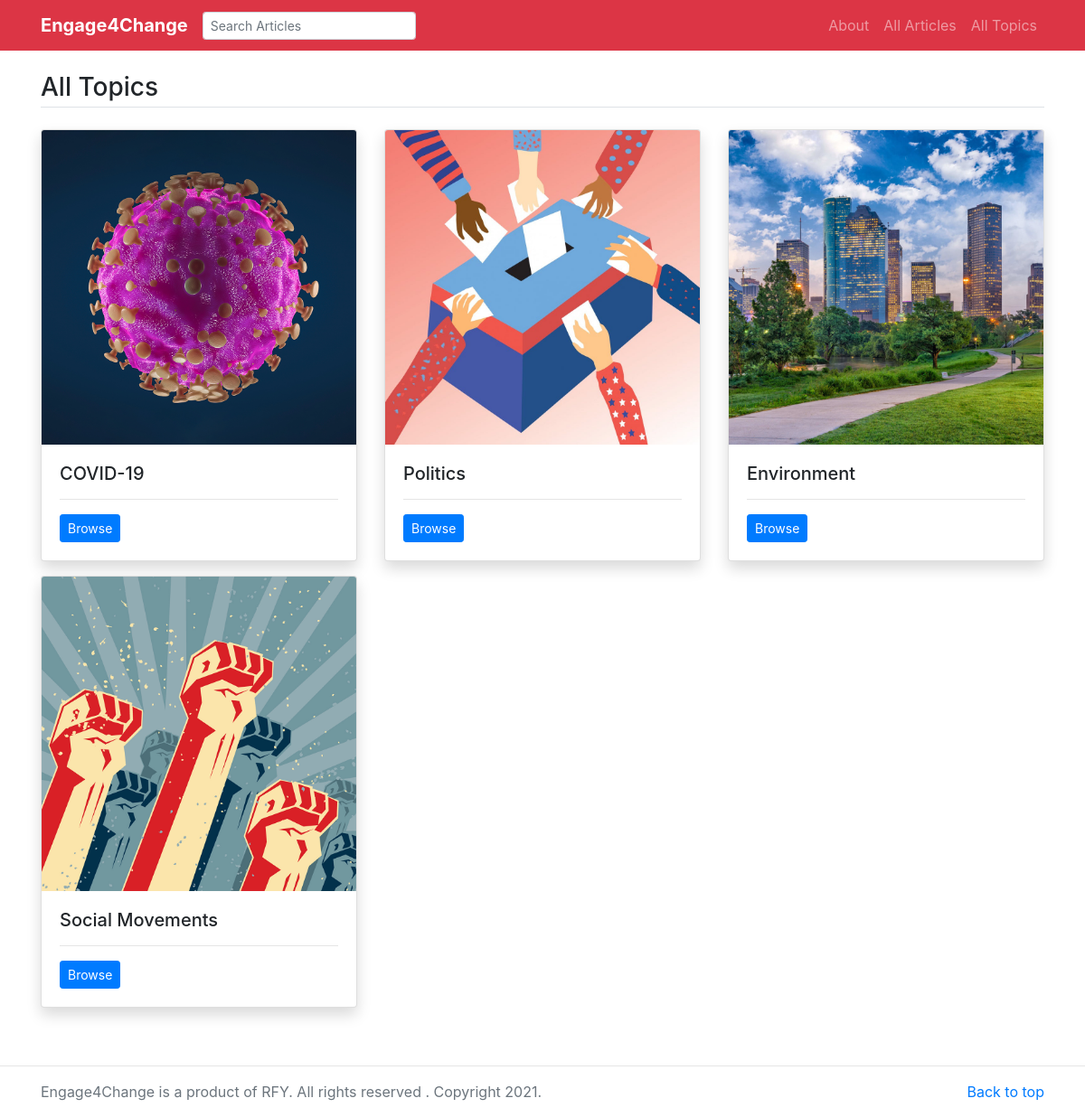
Page /all-category on the committed database.
### main/models.py (models this page shows, shortened)
class Category(models.Model):
    title = models.CharField(max_length=200)
    category_image = models.ImageField(upload_to='imgs/')
    class Meta:
        verbose_name_plural = 'Categories'

### main/views.py (the view)
# urls.py: path('all-category', views.all_category, name='all-categories'),
def all_category(request):
    cats = Category.objects.all()
    return render(request, 'category.html', {
        'cats': cats,
    })

### main/templates/category.html
{% extends 'base.html' %}
{% block content %}
<main class="container mt-3 mb-5">
    <h3 class="border-bottom pb-1 my-4">All Topics</h3>
    <div class="row">
        {% for cat in cats %}
        <div class="col-md-4">
            <div class="card mb-3 shadow">
                <img src="/media/{{cat.category_image}}" class="card-img-top" alt="{{cat.title}}">
                <div class="card-body">
                    <h5 class="card-title">{{cat.title}}</h5>
                    <hr />
                    <p class="card-text"><a href="category/{{cat.id}}" class="btn btn-sm btn-primary">Browse</a></p>
                </div>
            </div>
        </div>
        {% endfor %}
    </div>
</main>
{% endblock %}

### rows in the picture
Category: category_image (picture), title "COVID-19"
Category: category_image (picture), title "Politics"
Category: category_image (picture), title "Environment"
Category: category_image (picture), title "Social Movements"
